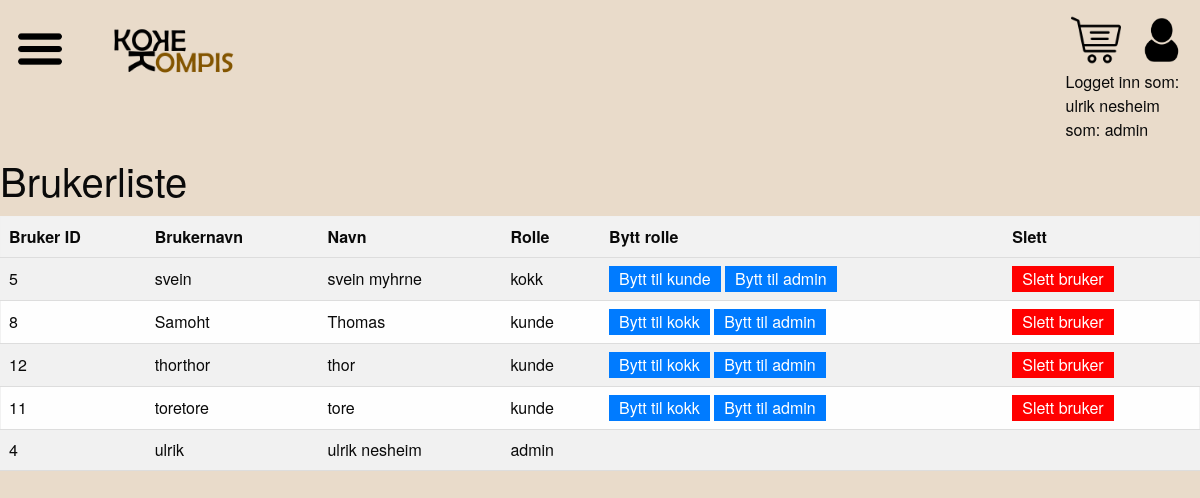
The page /brukerliste.php (signed in) on the database its author committed.
### tables this page shows
CREATE TABLE `brukere` (
  `id` int(11) NOT NULL AUTO_INCREMENT,
  `brukernavn` varchar(45) NOT NULL,
  `passord` varchar(45) NOT NULL,
  `navn` varchar(80) NOT NULL,
  `epost` varchar(100) DEFAULT NULL,
  `telefon` varchar(45) DEFAULT NULL,
  `adresse` varchar(45) DEFAULT NULL,
  `postnummer` int(11) DEFAULT NULL,
  `poststed` varchar(45) DEFAULT NULL,
  `rolle_id` int(11) NOT NULL,
  PRIMARY KEY (`id`),
  KEY `rolle_id_idx` (`rolle_id`),
  CONSTRAINT `rolle_id_fk` FOREIGN KEY (`rolle_id`) REFERENCES `roller` (`id`) ON DELETE NO ACTION ON UPDATE NO ACTION
);

CREATE TABLE `roller` (
  `id` int(11) NOT NULL AUTO_INCREMENT,
  `rolle` enum('kunde','kokk','admin') NOT NULL,
  PRIMARY KEY (`id`)
);

### brukerliste.php (the view, shortened to what this page needs)
<?php
        require_once "includes/common.php";
        if (isset($_SESSION['bruker_id'])) {
            $userinfo = getbrukerinfo($_SESSION['bruker_id']);
        } else {
            echo "Fant ikke bruker_id";
            exit();
        }
?>
<!DOCTYPE html>
<html lang="en">
<head>
    <link rel="stylesheet" href="https://cdnjs.cloudflare.com/ajax/libs/foundation/6.8.1/css/foundation.min.css"
 />
    <link rel="stylesheet" href="css/style.css" type="text/css">
</head>
<body>
    <header>
        <div>
            <div class="menu-container">
                <img class="img-icon menu-icon" src="images/icon-img/menu_icon.png" alt="menu icon">
            </div>
            <a href="index.php"><img class="logo" src="images/logo/kokekompis.png" alt="menu icon"></a>
        </div>
            <div>
                <a href="handlekurv.php"><img class="img-icon" src="images/icon-img/handlekurv.png"
                        alt="profile icon"></a>
                <a href="log_inn.php"><img class="img-icon" src="images/icon-img/profile_icon.png"
                        alt="profile icon"></a>
                <div class="user-info">
                    <?php
                    require "includes/dbh.inc.php";
                    require_once "includes/common.php";
                    echo show_userinfo($_SESSION['bruker_id']);
                    ?>
                </div>
            </div>
    </header>
    <h2>Brukerliste</h2>
    <table class="styled-table">
        <tr>
            <th class="table-header">Bruker ID</th>
            <th class="table-header">Brukernavn</th>
            <th class="table-header">Navn</th>
            <th class="table-header">Rolle</th>
            <th class="table-header">Bytt rolle</th>
            <th class="table-header">Slett</th>
        </tr>
        <?php
        require_once "includes/dbh.inc.php";
        $sql = "SELECT brukere.id AS bruker_id, brukere.brukernavn, brukere.navn, roller.rolle, brukere.rolle_id
        FROM brukere
        INNER JOIN roller ON brukere.rolle_id = roller.id ORDER BY brukere.navn ASC";
        $stmt = $pdo->query($sql);
        while ($row = $stmt->fetch(PDO::FETCH_ASSOC)) {
            echo "<tr>";
            echo "<td>" . $row['bruker_id'] . "</td>";
            echo "<td>" . $row['brukernavn'] . "</td>";
            echo "<td>" . $row['navn'] . "</td>";
            echo "<td>" . $row['rolle'] . "</td>";
            $sql_roles = "SELECT rolle, id FROM roller WHERE id <> :rolle_id";
            $stmt_roles = $pdo->prepare($sql_roles);
            $stmt_roles->bindValue(':rolle_id', $row['rolle_id']);
            $stmt_roles->execute();
            $available_roles = $stmt_roles->fetchAll(PDO::FETCH_ASSOC);
if ($row['bruker_id'] != $_SESSION['bruker_id']) {
    echo "<td>";
            foreach ($available_roles as $role) {
                echo "<form action='endre_bruker_handler.php' method='POST' style='display: inline;'>
                <input type='hidden' name='handling' value='endre'>
                <input type='hidden' name='bruker_id' value='" . $row['bruker_id'] . "'>
                <input type='hidden' name='rolle_id' value='" . $role['id'] . "'>
                <button class='btn btn-primary' type='submit' name='rolle' value='$role[id]'>Bytt til $role[rolle]</button>
                </form>";
            }
            echo "</td>";
            echo "<td>
            <form action='endre_bruker_handler.php' method='POST' style='display: inline;'>
            <input type='hidden' name='handling' value='slett'>
            <input type='hidden' name='bruker_id' value='" . $row['bruker_id'] . "'>
            <button class='btn btn-danger' type='submit'>Slett bruker</button>
            </form>
          </td>";
            echo "</tr>";
        } else {
            echo "<td></td>";
            echo "<td></td>";
            echo "</tr>";
        }
    }
        ?>
    </table>
</body>
</html>

### includes/common.php (shortened to what this page needs)
<?php
function getbrukerinfo($id)
{
    try {
        require "dbh.inc.php";
        $query = "SELECT brukere.brukernavn, brukere.navn, roller.rolle
              FROM brukere
              INNER JOIN roller ON brukere.rolle_id = roller.id
              WHERE brukere.id = :id";
        $stmt = $pdo->prepare($query);
        $stmt->bindParam(":id", $id);
        $stmt->execute();
        $result = $stmt->fetch(PDO::FETCH_ASSOC);
        if (empty($result)) {
            return (null);
        } else {
            $brukerinfo = array("brukernavn" => $result["brukernavn"],
            "rolle" => $result["rolle"],
            "navn" => $result["navn"]);
            return ($brukerinfo);
        }
    } catch (PDOException $e) {
        return (null);
    }
}
function show_userinfo ($id) {
    if (isset($id)) {
        $info = getbrukerinfo($id);
        return "<span>Logget inn som: <br> $info[navn] <br> som: $info[rolle]</span>";
    } else {
        return "Du er ikke logget inn";
    }
}
?>

### css/style.css (style rules this page uses)
body { background-color: rgb(233, 219, 202); }
header { display: flex; justify-content: space-between; margin: 5px; padding: 5px; }
.img-icon { width: 50px; height: 50px; margin: 5px; }
.logo { width: 150px; margin-left: 20px; }
.menu-container { position: relative; display: inline-block; }
.styled-table { width: 100%; border-collapse: collapse; }
.styled-table th, .styled-table td { padding: 8px; text-align: left; border-bottom: 1px solid #ddd; }
.styled-table th { background-color: #f2f2f2; }
.btn { padding: 5px 10px; border: none; cursor: pointer; }
.btn-danger { background-color: #ff0000; color: #fff; }
.btn-primary { background-color: #007bff; color: #fff; }

### brukerliste.php (style rules this page uses)
table { width: 100%; border-collapse: collapse; }
th, td { padding: 8px; text-align: left; border-bottom: 1px solid #ddd; }
th { background-color: #f2f2f2; }
.btn { padding: 5px 10px; border: none; cursor: pointer; }
.btn-danger { background-color: #ff0000; color: #fff; }
.btn-primary { background-color: #007bff; color: #fff; }

### rows shown on the page
brukere: navn "ulrik nesheim", rolle.rolle "admin", id "4", brukernavn "ulrik"
brukere: id "5", brukernavn "svein", navn "svein myhrne", rolle.rolle "kokk"
roller: $role[id] 1 (drawn), rolle "kunde"
roller: $role[id] 3 (drawn), rolle "admin"
brukere: id "8", brukernavn "Samoht", navn "Thomas", rolle.rolle "kunde"
roller: $role[id] 2 (drawn), rolle "kokk"
brukere: id "12", brukernavn "thorthor", navn "thor", rolle.rolle "kunde"
brukere: id "11", brukernavn "toretore", navn "tore", rolle.rolle "kunde"
